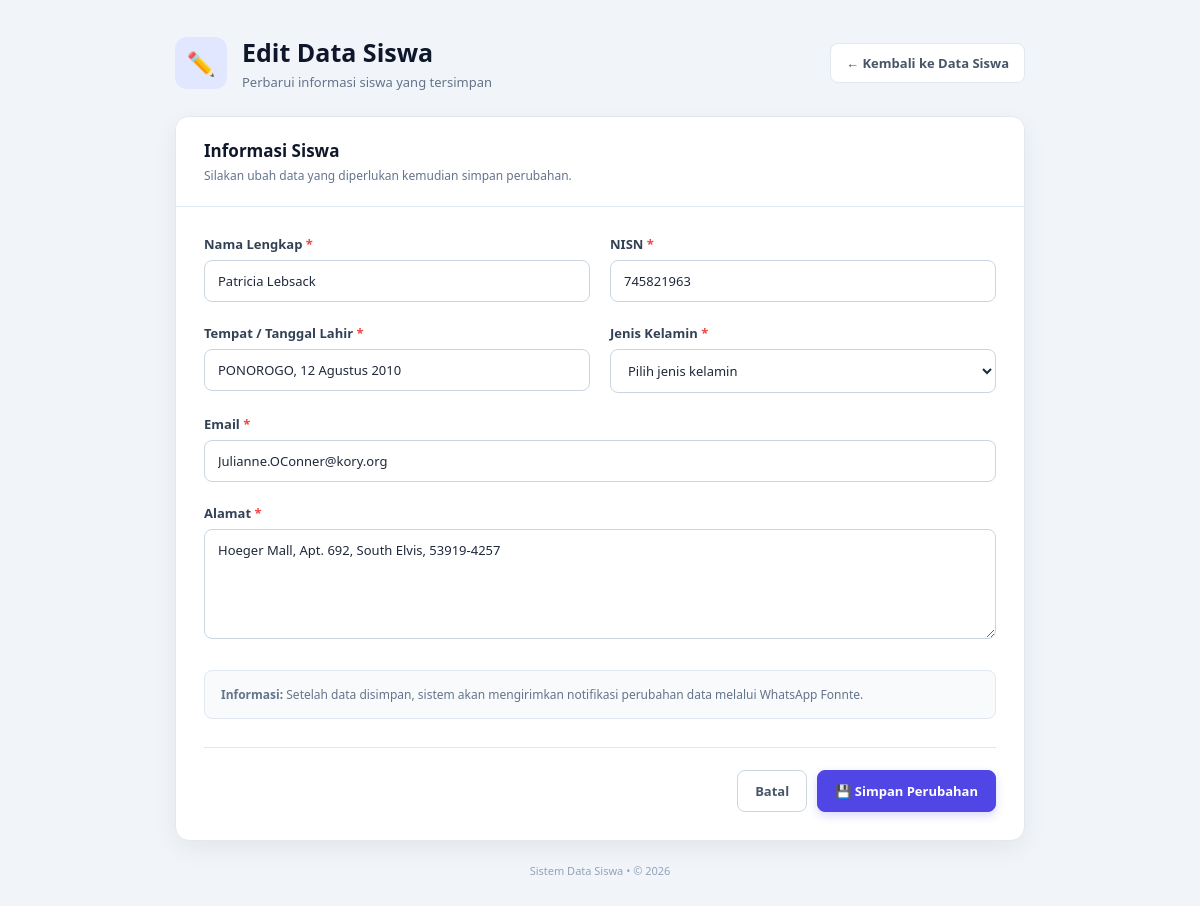
Screenshot of /edit.php?id=4 (signed in) with the database file from the repository.
### tables this page shows
CREATE TABLE `users` (
  `id` int(11) NOT NULL,
  `name` varchar(100) NOT NULL,
  `nisn` varchar(20) NOT NULL,
  `ttl` varchar(100) NOT NULL,
  `gender` varchar(20) NOT NULL,
  `email` varchar(100) NOT NULL,
  `no_wa` varchar(20) DEFAULT NULL,
  `address` text NOT NULL
);

### edit.php (the view, shortened to what this page needs)
<?php
require_once __DIR__ . "/koneksi.php";
$id = isset($_GET['id'])
    ? (int) $_GET['id']
    : 0;
$stmt = $koneksi->prepare(
    "SELECT * FROM users WHERE id = ?"
);
$stmt->bind_param("i", $id);
$stmt->execute();
$result = $stmt->get_result();
$data = $result->fetch_assoc();
?>
<!DOCTYPE html>
<html lang="id">
<head>
</head>
<body>
<div class="container">
    <div class="page-header">
        <div class="header-left">
            <div class="header-icon">
                ✏️
            </div>
            <div>
                <h1>
                    Edit Data Siswa
                </h1>
                <p>
                    Perbarui informasi siswa yang tersimpan
                </p>
            </div>
        </div>
        <a
            href="index.php"
            class="back-top"
        >
            ← Kembali ke Data Siswa
        </a>
    </div>
    <div class="card">
        <div class="card-header">
            <h2>
                Informasi Siswa
            </h2>
            <p>
                Silakan ubah data yang diperlukan kemudian simpan perubahan.
            </p>
        </div>
        <div class="card-body">
            <form
                method="POST"
                autocomplete="off"
            >
                <div class="form-grid">
                    <div class="form-group">
                        <label>
                            Nama Lengkap
                            <span class="required">*</span>
                        </label>
                        <input
                            type="text"
                            name="name"
                            value="<?= htmlspecialchars($data['name'] ?? '') ?>"
                            placeholder="Masukkan nama lengkap"
                            required
                        >
                    </div>
                    <div class="form-group">
                        <label>
                            NISN
                            <span class="required">*</span>
                        </label>
                        <input
                            type="text"
                            name="nisn"
                            value="<?= htmlspecialchars($data['nisn'] ?? '') ?>"
                            placeholder="Masukkan NISN"
                            maxlength="10"
                            required
                        >
                    </div>
                    <div class="form-group">
                        <label>
                            Tempat / Tanggal Lahir
                            <span class="required">*</span>
                        </label>
                        <input
                            type="text"
                            name="ttl"
                            value="<?= htmlspecialchars($data['ttl'] ?? '') ?>"
                            placeholder="Contoh: Sumenep, 12 Januari 2008"
                            required
                        >
                    </div>
                    <div class="form-group">
                        <label>
                            Jenis Kelamin
                            <span class="required">*</span>
                        </label>
                        <select
                            name="gender"
                            required
                        >
                            <option value="">
                                Pilih jenis kelamin
                            </option>
                        </select>
                    </div>
                    <div class="form-group full">
                        <label>
                            Email
                            <span class="required">*</span>
                        </label>
                        <input
                            type="email"
                            name="email"
                            value="<?= htmlspecialchars($data['email'] ?? '') ?>"
                            placeholder="contoh@email.com"
                            required
                        >
                    </div>
                    <div class="form-group full">
                        <label>
                            Alamat
                            <span class="required">*</span>
                        </label>
                        <textarea
                            name="address"
                            placeholder="Masukkan alamat lengkap"
                            required
                        ><?= htmlspecialchars($data['address'] ?? '') ?></textarea>
                    </div>
                </div>
                <div class="info-box">
                    <strong>Informasi:</strong>
                    Setelah data disimpan, sistem akan mengirimkan
                    notifikasi perubahan data melalui WhatsApp Fonnte.
                </div>
                <div class="buttons">
                    <a
                        href="index.php"
                        class="btn btn-cancel"
                    >
                        Batal
                    </a>
                    <button
                        type="submit"
                        class="btn btn-save"
                    >
                        💾 Simpan Perubahan
                    </button>
                </div>
            </form>
        </div>
    </div>
    <div class="footer">
        Sistem Data Siswa • © 2026
    </div>
</div>
</body>
</html>

### edit.php (style rules this page uses)
* { box-sizing: border-box; margin: 0; padding: 0; }
body { font-family: 'Segoe UI', Arial, sans-serif; min-height: 100vh; background: #f1f5f9; color: #1e293b; padding: 35px 20px; }
.container { width: 100%; max-width: 850px; margin: auto; }
.page-header { display: flex; align-items: center; justify-content: space-between; gap: 20px; margin-bottom: 25px; }
.header-left { display: flex; align-items: center; gap: 15px; }
.header-icon { width: 52px; height: 52px; display: flex; align-items: center; justify-content: center; border-radius: 12px; background: #e0e7ff; color: #4f46e5; font-size: 23px; }
.page-header h1 { font-size: 25px; color: #0f172a; margin-bottom: 4px; }
.page-header p { color: #64748b; font-size: 13px; }
.back-top { text-decoration: none; background: white; border: 1px solid #e2e8f0; color: #475569; padding: 10px 15px; border-radius: 8px; font-size: 13px; font-weight: 600; transition: .2s; }
.card { background: white; border: 1px solid #e2e8f0; border-radius: 14px; box-shadow: 0 8px 25px rgba(15, 23, 42, .06); overflow: hidden; }
.card-header { padding: 22px 28px; border-bottom: 1px solid #e2e8f0; background: #ffffff; }
.card-header h2 { font-size: 17px; color: #0f172a; margin-bottom: 5px; }
.card-header p { font-size: 12px; color: #64748b; }
.card-body { padding: 28px; }
.form-grid { display: grid; grid-template-columns: repeat(2, 1fr); gap: 20px; }
.form-group { margin-bottom: 2px; }
.form-group.full { grid-column: 1 / -1; }
label { display: block; color: #334155; font-size: 13px; font-weight: 700; margin-bottom: 7px; }
.required { color: #ef4444; }
input, select, textarea { width: 100%; padding: 11px 13px; border: 1px solid #cbd5e1; border-radius: 8px; background: #ffffff; color: #1e293b; font-family: inherit; font-size: 13px; outline: none; transition: .2s; }
input::placeholder, textarea::placeholder { color: #94a3b8; }
textarea { min-height: 110px; resize: vertical; }
.info-box { margin-top: 24px; padding: 14px 16px; background: #f8fafc; border: 1px solid #e2e8f0; border-radius: 8px; color: #64748b; font-size: 12px; line-height: 1.6; }
.buttons { display: flex; justify-content: flex-end; gap: 10px; margin-top: 28px; padding-top: 22px; border-top: 1px solid #e2e8f0; }
.btn { display: inline-flex; align-items: center; justify-content: center; gap: 7px; padding: 11px 17px; border-radius: 8px; font-family: inherit; font-size: 13px; font-weight: 700; text-decoration: none; cursor: pointer; transition: .2s; }
.btn-cancel { background: white; color: #475569; border: 1px solid #cbd5e1; }
.btn-save { border: 1px solid #4f46e5; background: #4f46e5; color: white; box-shadow: 0 4px 10px rgba(79,70,229,.2); }
.footer { text-align: center; margin-top: 22px; color: #94a3b8; font-size: 11px; }

### rows the page displays
users: name "Patricia Lebsack", nisn "745821963", ttl "PONOROGO, 12 Agustus 2010", email "Julianne.OConner@kory.org", address "Hoeger Mall, Apt. 692, South Elvis, 53919-4257"
